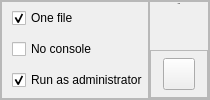
           <widget class="QFrame" name="frame_options">
            <property name="frameShape">
             <enum>QFrame::StyledPanel</enum>
            </property>
            <property name="frameShadow">
             <enum>QFrame::Raised</enum>
            </property>
            <layout class="QHBoxLayout" name="horizontalLayout_5">
             <property name="spacing">
              <number>0</number>
             </property>
             <property name="leftMargin">
              <number>0</number>
             </property>
             <property name="topMargin">
              <number>0</number>
             </property>
             <property name="rightMargin">
              <number>0</number>
             </property>
             <property name="bottomMargin">
              <number>0</number>
             </property>
             <item>
              <widget class="QFrame" name="frame_checkbox">
               <property name="frameShape">
                <enum>QFrame::StyledPanel</enum>
               </property>
               <property name="frameShadow">
                <enum>QFrame::Raised</enum>
               </property>
               <layout class="QVBoxLayout" name="verticalLayout_4">
                <property name="spacing">
                 <number>5</number>
                </property>
                <property name="leftMargin">
                 <number>10</number>
                </property>
                <property name="topMargin">
                 <number>0</number>
                </property>
                <property name="rightMargin">
                 <number>0</number>
                </property>
                <property name="bottomMargin">
                 <number>0</number>
                </property>
                <item>
                 <widget class="QCheckBox" name="checkBox_oneFile">
                  <property name="minimumSize">
                   <size>
                    <width>0</width>
                    <height>19</height>
                   </size>
                  </property>
                  <property name="text">
                   <string>One file</string>
                  </property>
                  <property name="iconSize">
                   <size>
                    <width>16</width>
                    <height>16</height>
                   </size>
                  </property>
                  <property name="checked">
                   <bool>true</bool>
                  </property>
                 </widget>
                </item>
                <item>
                 <widget class="QCheckBox" name="checkBox_noConsole">
                  <property name="enabled">
                   <bool>true</bool>
                  </property>
                  <property name="minimumSize">
                   <size>
                    <width>0</width>
                    <height>19</height>
                   </size>
                  </property>
                  <property name="text">
                   <string>No console</string>
                  </property>
                 </widget>
                </item>
                <item>
                 <widget class="QCheckBox" name="checkBox_admin">
                  <property name="minimumSize">
                   <size>
                    <width>0</width>
                    <height>19</height>
                   </size>
                  </property>
                  <property name="text">
                   <string>Run as administrator</string>
                  </property>
                  <property name="checked">
                   <bool>true</bool>
                  </property>
                 </widget>
                </item>
               </layout>
              </widget>
             </item>
             <item>
              <widget class="QFrame" name="frame_icon">
               <property name="maximumSize">
                <size>
                 <width>80</width>
                 <height>16777215</height>
                </size>
               </property>
               <property name="frameShape">
                <enum>QFrame::StyledPanel</enum>
               </property>
               <property name="frameShadow">
                <enum>QFrame::Raised</enum>
               </property>
               <layout class="QVBoxLayout" name="verticalLayout_5">
                <property name="spacing">
                 <number>0</number>
                </property>
                <property name="leftMargin">
                 <number>0</number>
                </property>
                <property name="topMargin">
                 <number>0</number>
                </property>
                <property name="rightMargin">
                 <number>0</number>
                </property>
                <property name="bottomMargin">
                 <number>0</number>
                </property>
                <item alignment="Qt::AlignTop">
                 <widget class="QLabel" name="label_icon">
                  <property name="font">
                   <font>
                    <family>Malgun Gothic</family>
                    <pointsize>-1</pointsize>
                    <weight>75</weight>
                    <bold>true</bold>
                   </font>
                  </property>
                  <property name="text">
                   <string>Icon</string>
                  </property>
                  <property name="alignment">
                   <set>Qt::AlignCenter</set>
                  </property>
                 </widget>
                </item>
                <item>
                 <widget class="QFrame" name="frame_img_icon">
                  <property name="frameShape">
                   <enum>QFrame::StyledPanel</enum>
                  </property>
                  <property name="frameShadow">
                   <enum>QFrame::Raised</enum>
                  </property>
                  <layout class="QHBoxLayout" name="horizontalLayout_10">
                   <property name="leftMargin">
                    <number>12</number>
                   </property>
                   <property name="topMargin">
                    <number>5</number>
                   </property>
                   <property name="rightMargin">
                    <number>12</number>
                   </property>
                   <property name="bottomMargin">
                    <number>5</number>
                   </property>
                   <item>
                    <widget class="QPushButton" name="pushButton_icon">
                     <property name="minimumSize">
                      <size>
                       <width>32</width>
                       <height>32</height>
                      </size>
                     </property>
                     <property name="maximumSize">
                      <size>
                       <width>32</width>
                       <height>32</height>
                      </size>
                     </property>
                     <property name="text">
                      <string/>
                     </property>
                     <property name="icon">
                      <iconset>
                       <normaloff>../imgs/ico/console.ico</normaloff>../imgs/ico/console.ico</iconset>
                     </property>
                     <property name="iconSize">
                      <size>
                       <width>32</width>
                       <height>32</height>
                      </size>
                     </property>
                    </widget>
                   </item>
                  </layout>
                 </widget>
                </item>
               </layout>
              </widget>
             </item>
            </layout>
           </widget>
